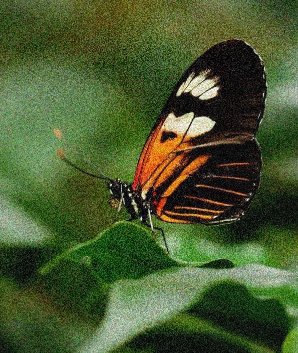
#> input picture AIML-class-codes/images/ButterFly.png, 298 x 353 px
$ python DenoisingColouredImage.py
#> lines starting #> are read from the running program, lines starting #| are printed output that depends on the picture
import cv2

img = cv2.imread('../../images/ButterFly.png')
#> img is the input picture: shape (353, 298, 3); mean B, G, R 47.9, 89.1, 72.4

dst = cv2.fastNlMeansDenoisingColored(img, None, 25, 25, 7, 15)
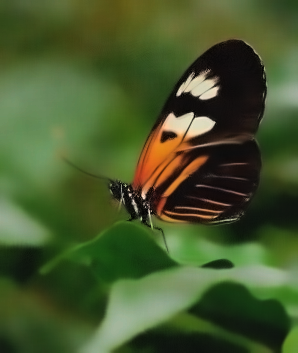
#> dst: shape (353, 298, 3); mean B, G, R 44.8, 87.4, 70.5


cv2.imwrite('../../images/NewButterFly.png', dst)

$ run again, with AIML-class-codes/images/Goldfinch.jpg saved as AIML-class-codes/images/ButterFly.png
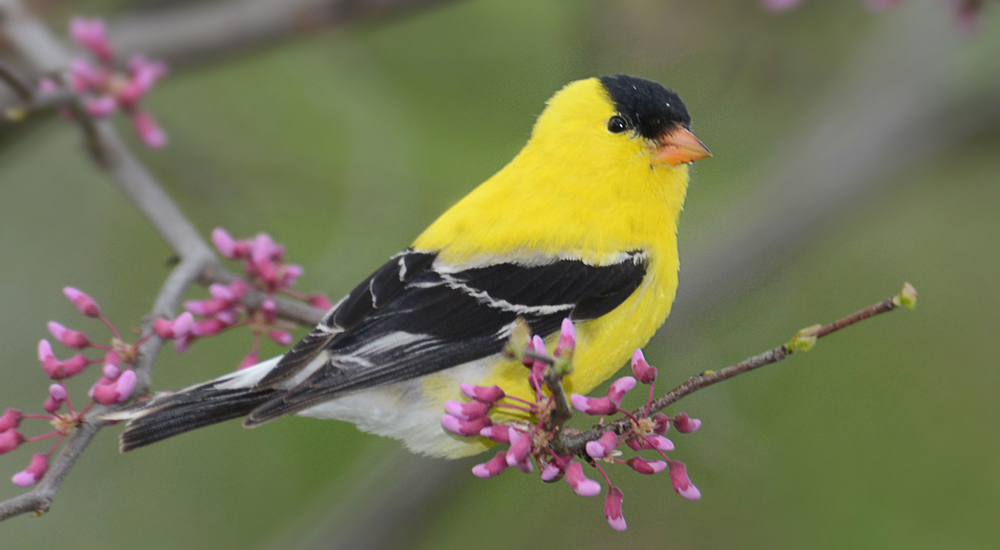
#> input picture AIML-class-codes/images/Goldfinch.jpg, 1000 x 550 px, shrunk from 4000 x 2200 before the run
#> img is the input picture: shape (550, 1000, 3); mean B, G, R 84.6, 117.5, 116.3
#> `dst = cv2.fastNlMeansDenoisingColored(img, None, 25, 25, 7, 15)`:
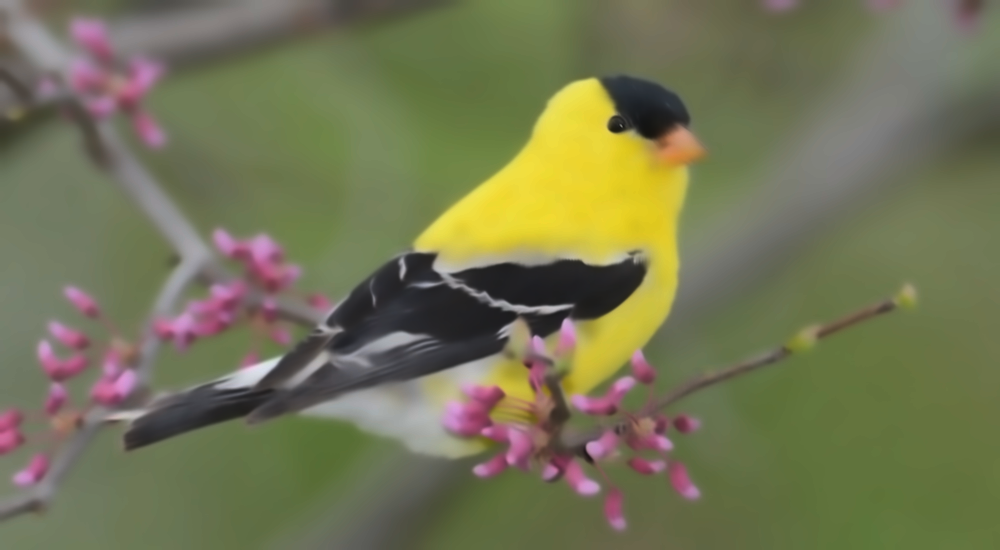
#> dst: shape (550, 1000, 3); mean B, G, R 83.8, 117, 115.9

$ run again, with AIML-class-codes/images/train.jpg saved as AIML-class-codes/images/ButterFly.png
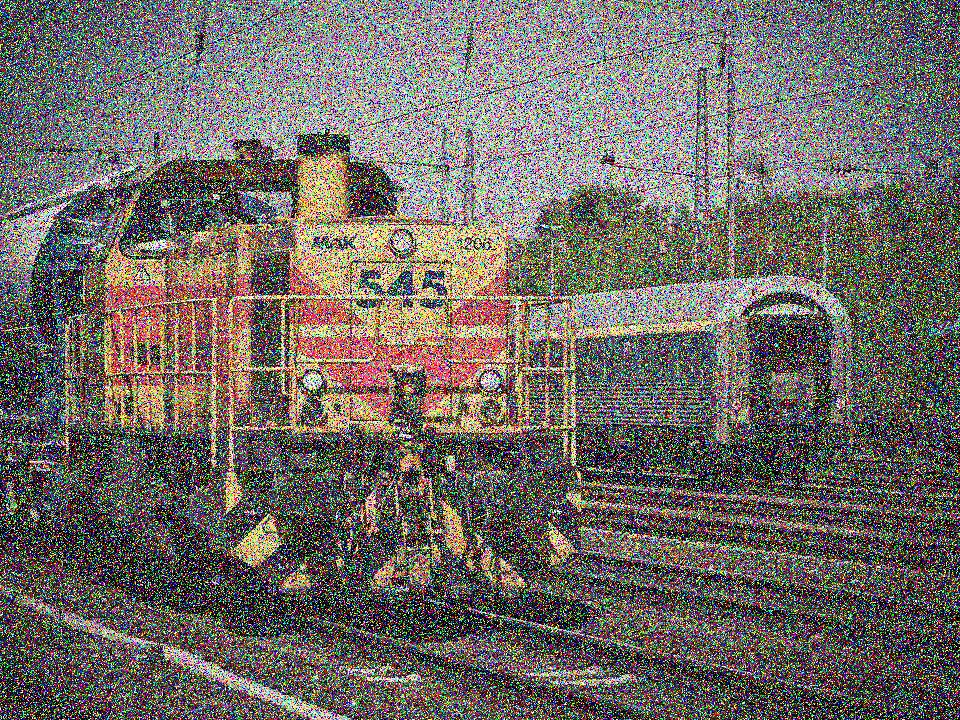
#> input picture AIML-class-codes/images/train.jpg, 960 x 720 px
#> img is the input picture: shape (720, 960, 3); mean B, G, R 102, 106.2, 111.9
#> `dst = cv2.fastNlMeansDenoisingColored(img, None, 25, 25, 7, 15)`:
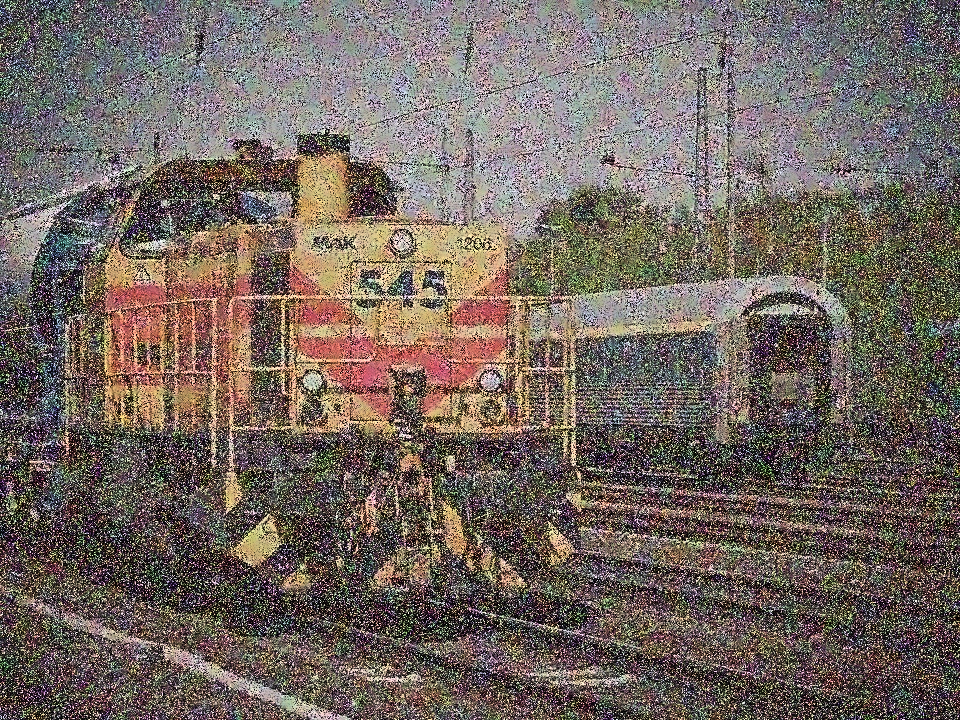
#> dst: shape (720, 960, 3); mean B, G, R 96.7, 103, 114.4
